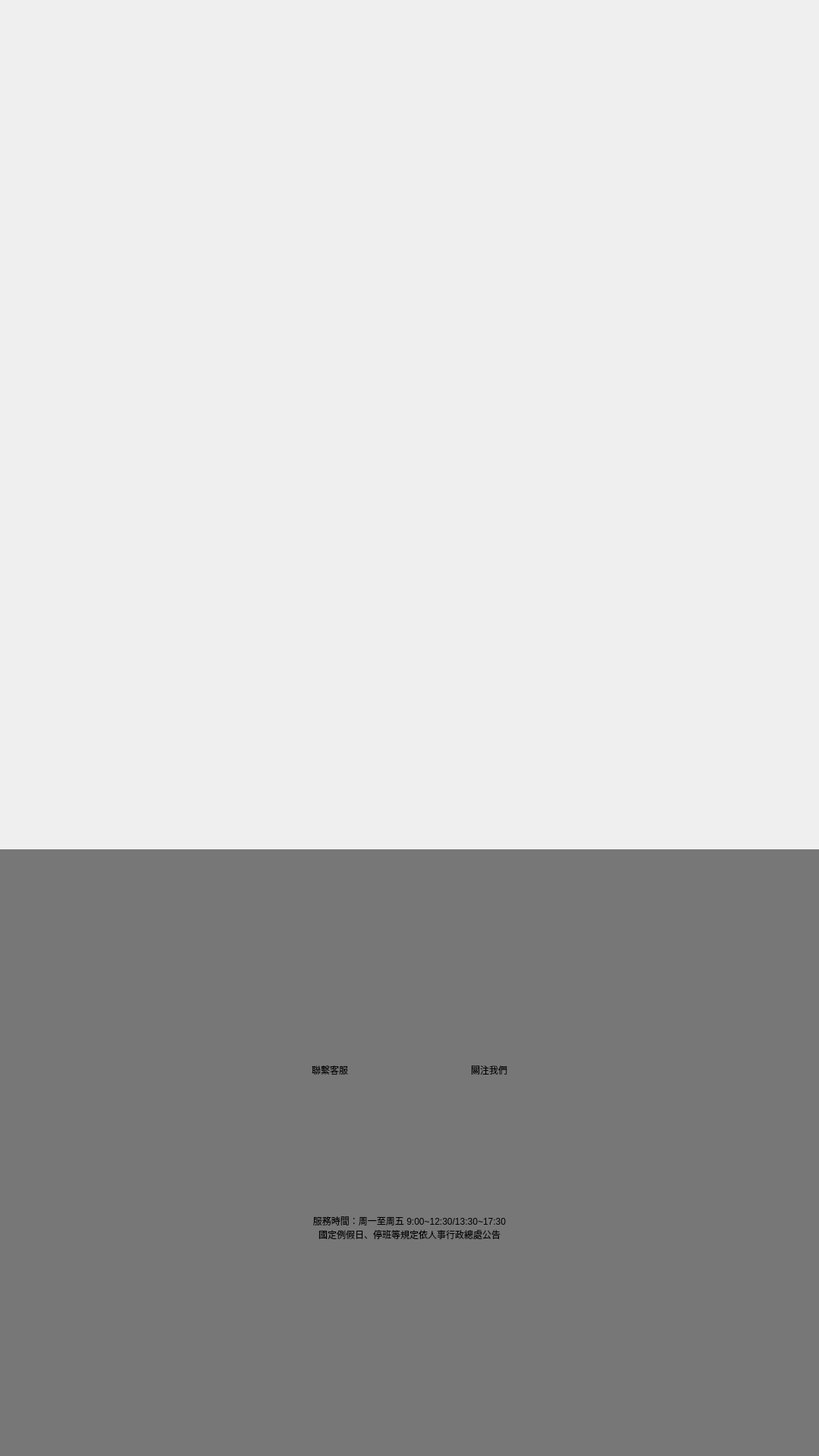
<?xml version="1.0" encoding="UTF-8"?>
<ui version="4.0">
 <class>service_Dialog</class>
 <widget class="QDialog" name="service_Dialog">
  <property name="geometry">
   <rect>
    <x>0</x>
    <y>0</y>
    <width>1080</width>
    <height>1920</height>
   </rect>
  </property>
  <property name="windowTitle">
   <string>Dialog</string>
  </property>
  <widget class="QWidget" name="Top_Widget" native="true">
   <property name="geometry">
    <rect>
     <x>0</x>
     <y>0</y>
     <width>1080</width>
     <height>1120</height>
    </rect>
   </property>
  </widget>
  <widget class="QWidget" name="Bottom_Widget" native="true">
   <property name="geometry">
    <rect>
     <x>0</x>
     <y>1120</y>
     <width>1080</width>
     <height>800</height>
    </rect>
   </property>
   <property name="styleSheet">
    <string notr="true">QWidget
{
	background-color: rgba(0, 0, 0,128);
}</string>
   </property>
   <widget class="QLabel" name="label">
    <property name="geometry">
     <rect>
      <x>206</x>
      <y>171</y>
      <width>668</width>
      <height>459</height>
     </rect>
    </property>
    <property name="styleSheet">
     <string notr="true">QLabel
{
	image: url(:/IMAGES/UI_IMAGE/首頁 – 彈窗 – 聯繫客服/service.png);
	border: none;
	background-color:transparent;
}</string>
    </property>
    <property name="text">
     <string/>
    </property>
    <property name="alignment">
     <set>Qt::AlignmentFlag::AlignCenter</set>
    </property>
   </widget>
   <widget class="QLabel" name="label_2">
    <property name="geometry">
     <rect>
      <x>399</x>
      <y>278</y>
      <width>72</width>
      <height>26</height>
     </rect>
    </property>
    <property name="styleSheet">
     <string notr="true">QLabel
{
	font: 500 18px &quot;Noto Sans CJK TC&quot;;
	color: black;
	border: none;
	background-color:transparent;
}</string>
    </property>
    <property name="text">
     <string>聯繫客服</string>
    </property>
    <property name="alignment">
     <set>Qt::AlignmentFlag::AlignCenter</set>
    </property>
   </widget>
   <widget class="QLabel" name="label_3">
    <property name="geometry">
     <rect>
      <x>609</x>
      <y>278</y>
      <width>72</width>
      <height>26</height>
     </rect>
    </property>
    <property name="styleSheet">
     <string notr="true">QLabel
{
	font: 500 18px &quot;Noto Sans CJK TC&quot;;
	color: black;
	border: none;
	background-color:transparent;
}</string>
    </property>
    <property name="text">
     <string>關注我們</string>
    </property>
    <property name="alignment">
     <set>Qt::AlignmentFlag::AlignCenter</set>
    </property>
   </widget>
   <widget class="QLabel" name="label_4">
    <property name="geometry">
     <rect>
      <x>346</x>
      <y>473</y>
      <width>388</width>
      <height>51</height>
     </rect>
    </property>
    <property name="styleSheet">
     <string notr="true">QLabel
{
	font: 500 18px &quot;Noto Sans CJK TC&quot;;
	color: black;
	border: none;
	background-color:transparent;
}</string>
    </property>
    <property name="text">
     <string>服務時間：周一至周五 9:00~12:30/13:30~17:30
國定例假日、停班等規定依人事行政總處公告</string>
    </property>
    <property name="alignment">
     <set>Qt::AlignmentFlag::AlignCenter</set>
    </property>
   </widget>
   <widget class="QPushButton" name="close_btn">
    <property name="geometry">
     <rect>
      <x>810</x>
      <y>180</y>
      <width>61</width>
      <height>51</height>
     </rect>
    </property>
    <property name="styleSheet">
     <string notr="true">QPushButton
{
	border: none;
	background-color: transparent;
}</string>
    </property>
    <property name="text">
     <string/>
    </property>
   </widget>
   <widget class="QLabel" name="close_logo_lb">
    <property name="geometry">
     <rect>
      <x>824</x>
      <y>192</y>
      <width>31</width>
      <height>31</height>
     </rect>
    </property>
    <property name="styleSheet">
     <string notr="true">QLabel
{
	image: url(:/IMAGES/UI_IMAGE/首頁 – 彈窗 – 聯繫客服/android-cancel.png);
	border: none;
	background-color: transparent;
}</string>
    </property>
    <property name="text">
     <string/>
    </property>
   </widget>
   <zorder>label</zorder>
   <zorder>label_2</zorder>
   <zorder>label_3</zorder>
   <zorder>label_4</zorder>
   <zorder>close_logo_lb</zorder>
   <zorder>close_btn</zorder>
  </widget>
 </widget>
 <resources/>
 <connections/>
</ui>
